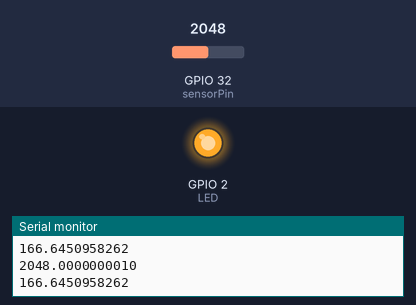
Recording of a sketch running on a simulated ESP32. On the bench: output pins drawn as LEDs (lit = HIGH), the last lines printed to the serial monitor. The inputs (shaded band) are chosen by the test bench; at power-on: GPIO 32 (sensorPin) = 2048. WiFi joins after 1.5 s; servers stay silent unless stated; uploads are accepted with an empty reply.

Above: at 3.0 s.
3.1 s: GPIO 32 (sensorPin) set to 851
4.6 s: GPIO 32 (sensorPin) set to 713
At 5.0 s:
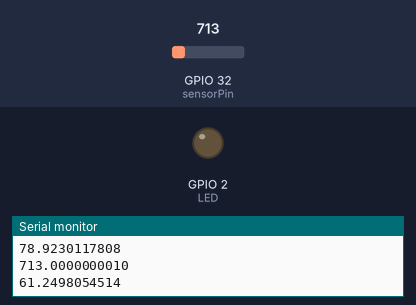
6.1 s: GPIO 32 (sensorPin) set to 1228
At 7.4 s:
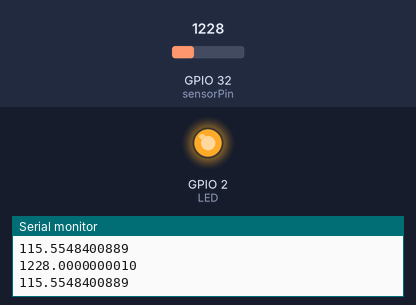
7.7 s: GPIO 32 (sensorPin) set to 491
At 8.7 s:
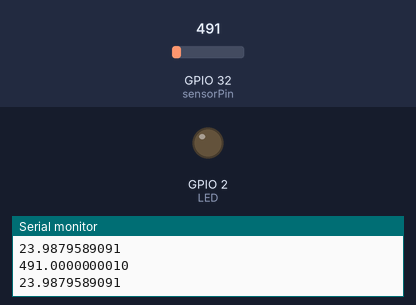
Timing chart, 0 to 10.3 s (numbered marks = the images above; inputs shaded):
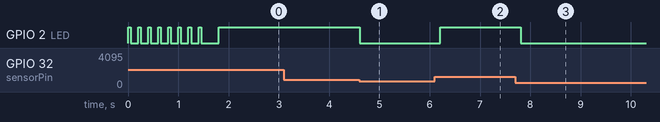

The sketch:

AnalogicalSensorCode.ino
```cpp
#include <WiFi.h>
#include <HTTPClient.h>
#include <math.h>
#define LED 2

//code to modify
const char ssid[] = "HUAWEI P20 Pro";//"Vodafone-3711713";
const char password[] = "AcC&Ss0.";//"AccessoWeb";

const char * host = "192.168.43.209";
const uint16_t port = 8000;

const int sensorPin  =  32;             // select the input pin for the potentiometer, with WiFi connection 12-13-14 pins don't work
const int id=2;                         // write here the sensor id you created
const String key = "QlTmxo57SSwngj7";   // write here the key you received via e-mail

// insert here the data you obtained from ConfigSensor and from a sound level meter
const int offset= 25;                   // decibell from slm
const float testValue = 496;            // value from sensor obtained from ConfigSensor

//code not to touch
HTTPClient http;

float sensorValue =  0;
float db=0;

int httpCode = 0;
int timeout = 0;         // sensor timeout, default value
int new_value = 0;

void setup(){
  pinMode(LED,OUTPUT);
  Serial.begin(9600);
  WiFi.begin(ssid, password);
  Serial.println("Connecting to WiFi..");
  while(WiFi.status() != WL_CONNECTED){  //blink until connection
    digitalWrite(LED, HIGH);
    delay(50);
    digitalWrite(LED, LOW);
    delay(150);
  }
  Serial.println("Connected to "+(String)ssid+" WiFi");
  Serial.println(WiFi.localIP());
  http.begin("http://"+(String)host+":"+(String)port+"/Noise_Pollution/send_data/"+(String)id+"/");
  httpCode = http.GET();
  if (httpCode>0){
    timeout = (http.getString()).toInt();
    Serial.println(httpCode);
    Serial.println(timeout);
  }
  else{
    Serial.println("Error");
  }
  http.end();
}

void loop(){
  sensorValue =  analogRead(sensorPin);
  db = 230*log10(sensorValue/testValue)+offset;
  Serial.println(sensorValue,  DEC);
  Serial.println(db,  DEC);

  http.begin("http://"+(String)host+":"+(String)port+"/Noise_Pollution/send_data/"+(String)id+"/");
  digitalWrite(LED,  LOW);
  if (db>70){
    digitalWrite(LED,  HIGH);
  }
  delay(timeout*1000);

  http.addHeader("Content-Type", "application/json");
  http.POST("{\"value\": \""+(String)db+"\",\"key\":\""+key+"\"}");

  httpCode = http.GET();
  new_value = (http.getString()).toInt();
  if (httpCode>0 & timeout!=new_value){
    timeout = new_value;
    Serial.println("Collection time is modified:");
    Serial.println(timeout);
  }
  http.end();
}
```

Measured:
- the behaviour switches between 779 and 778 on GPIO 32 (sensorPin) (found by bisection; images 0 and 1)
- after the input at 4.6 s, GPIO 2 (LED): HIGH → LOW at once
- after the input at 6.1 s, GPIO 2 (LED): LOW → HIGH after 0.11 s
- after the input at 7.7 s, GPIO 2 (LED): HIGH → LOW after 0.11 s
